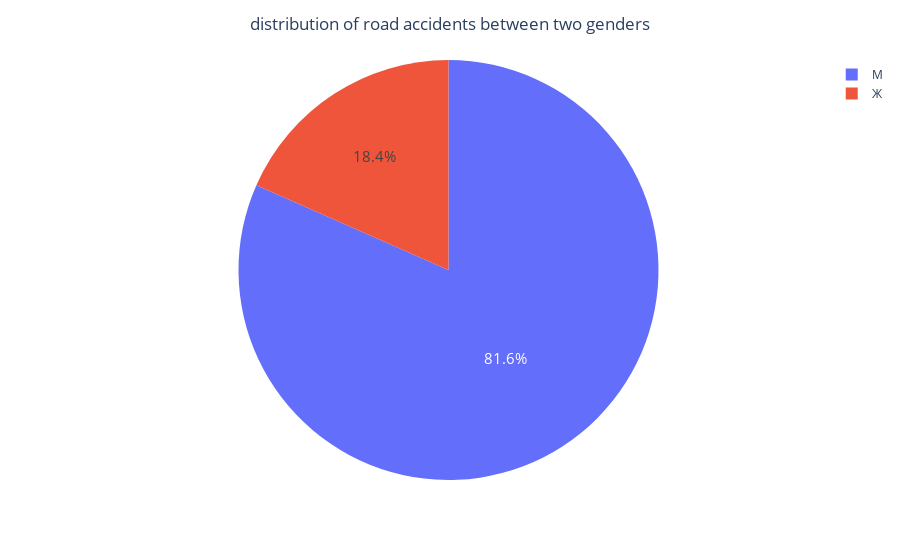

Write notebook code for a chart like this one.
### Code cell
# 1. What is the average age and percentage of road accidents for all drivers based on genders? 
data_wac=data[data['Дата проишествия'].notnull()]

data_wac=data_wac['Пол'].value_counts().reset_index()


fig = px.pie(data_wac['index'], values=data_wac['Пол'], names=data_wac['index'])
fig.update_traces( textinfo='percent', textfont_size=15)
fig.update_layout(title="distribution of road accidents between two genders",title_x=0.5)
fig.show()

### Figure 1 — Plotly figure (JSON) as saved in the notebook; plotly's stock layout.template omitted (floating-point values rounded to 4 significant figures)
{"data": [{"domain": {"x": [0, 1], "y": [0, 1]}, "hovertemplate": "label=%{label}<br>value=%{value}<extra></extra>", "labels": ["М", "Ж"], "legendgroup": "", "name": "", "showlegend": true, "textfont": {"size": 15}, "textinfo": "percent", "type": "pie", "values": [111, 25]}], "layout": {"legend": {"tracegroupgap": 0}, "margin": {"t": 60}, "title": {"text": "distribution of road accidents between two genders", "x": 0.5}}}
